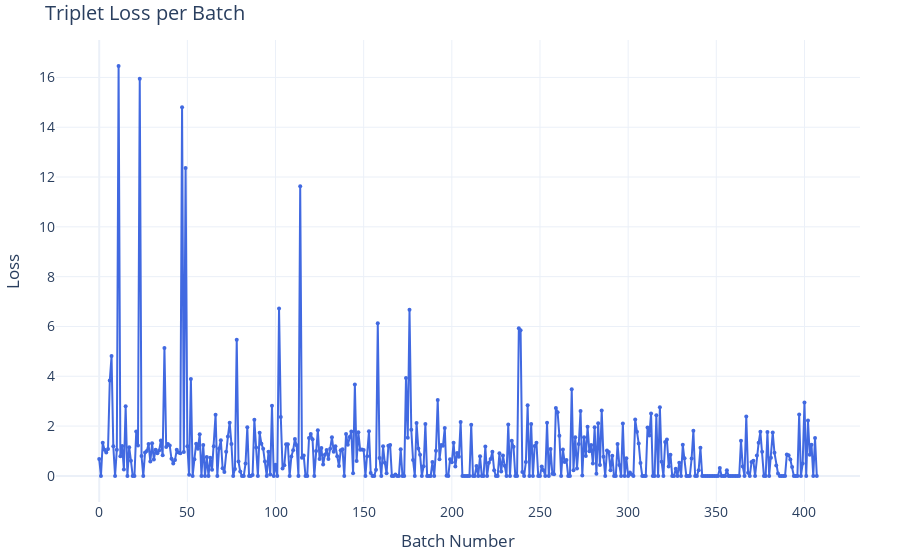

Source (notebook cell):
### Code cell
import plotly.graph_objects as go

# Example: Replace this with your actual data
# Suppose all_losses was collected during training

fig = go.Figure()

fig.add_trace(go.Scatter(
    y=all_losses,
    x=list(range(len(all_losses))),
    mode='lines+markers',
    name='Triplet Loss',
    line=dict(color='royalblue', width=2),
    marker=dict(size=4)
))

fig.update_layout(
    title="Triplet Loss per Batch",
    xaxis_title="Batch Number",
    yaxis_title="Loss",
    template="plotly_white",
    font=dict(size=14),
    showlegend=False,
    margin=dict(l=40, r=40, t=40, b=40)
)

fig.show()

### Figure 1 — Plotly figure (JSON) as saved in the notebook; plotly's stock layout.template omitted (floating-point values rounded to 4 significant figures; data arrays with more than 128 entries replaced by an {"elided": "..."} marker saying what was removed)
{"data": [{"line": {"color": "royalblue", "width": 2}, "marker": {"size": 4}, "mode": "lines+markers", "name": "Triplet Loss", "type": "scatter", "x": {"elided": "408 int values"}, "y": {"elided": "408 float values"}}], "layout": {"font": {"size": 14}, "margin": {"b": 40, "l": 40, "r": 40, "t": 40}, "showlegend": false, "title": {"text": "Triplet Loss per Batch"}, "xaxis": {"title": {"text": "Batch Number"}}, "yaxis": {"title": {"text": "Loss"}}}}
